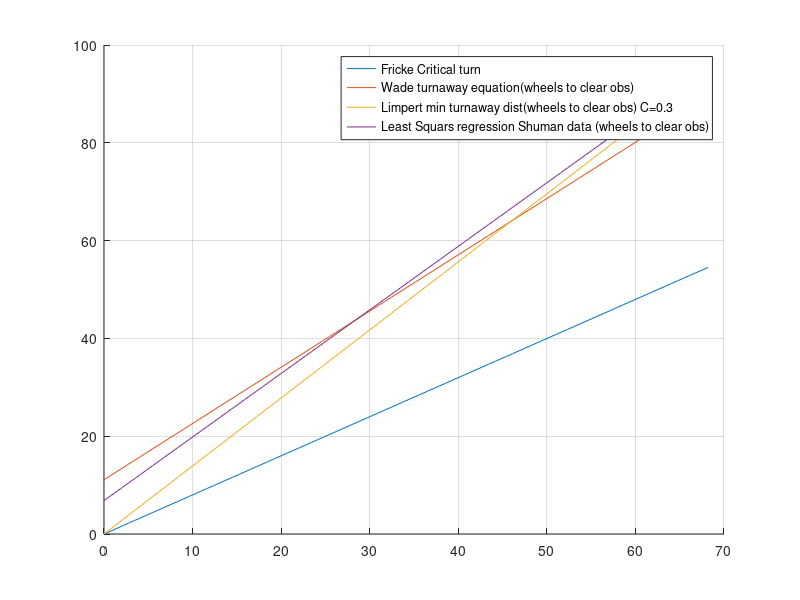

Recreate this plot in MATLAB. (Note: this script raises an error after producing the figure.)
% some comparisons 

clear all;

V=linspace(0,100,100);

Xl=.30.*V.*sqrt(6.5./.65);
%Xr=.45.*V.*sqrt(6.5./.65);
dx=V.*sqrt((2.*3.25)/(.85.*.8.*32.17));
mph=(60/88).*V;
%y=[47,50,60];
%x=[30,35,40];
%polyfit(x,y,1)
y=1.3.*mph+6.833;
X=1.15.*mph+11.1;


hold on;
grid on;
plot(mph,dx,";Fricke Critical turn;");
plot(mph,X,";Wade turnaway equation(wheels to clear obs);",mph,Xl,";Limpert min turnaway dist(wheels to clear obs) C=0.3;");
plot(mph,y,";Least Squars regression Shuman data (wheels to clear obs);");
plot(mph,r,";(Total swerve manuever) least squars regression Shauman Data;",mph,Xr,";limpert (Total Swerve);");
xlabel("mi/h");
ylabel("Longitudinal Distance traveled during emergency lane change Manuever ft");